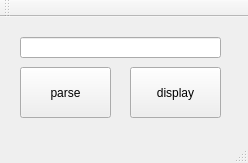
<?xml version="1.0" encoding="UTF-8"?>
<ui version="4.0">
 <class>MainWindow</class>
 <widget class="QMainWindow" name="MainWindow">
  <property name="geometry">
   <rect>
    <x>0</x>
    <y>0</y>
    <width>248</width>
    <height>163</height>
   </rect>
  </property>
  <property name="windowTitle">
   <string>MainWindow</string>
  </property>
  <widget class="QWidget" name="centralWidget">
   <widget class="QPushButton" name="display">
    <property name="geometry">
     <rect>
      <x>130</x>
      <y>50</y>
      <width>91</width>
      <height>51</height>
     </rect>
    </property>
    <property name="text">
     <string>display</string>
    </property>
   </widget>
   <widget class="QLineEdit" name="lineEdit">
    <property name="geometry">
     <rect>
      <x>20</x>
      <y>20</y>
      <width>201</width>
      <height>21</height>
     </rect>
    </property>
   </widget>
   <widget class="QPushButton" name="parse">
    <property name="geometry">
     <rect>
      <x>20</x>
      <y>50</y>
      <width>91</width>
      <height>51</height>
     </rect>
    </property>
    <property name="text">
     <string>parse</string>
    </property>
   </widget>
  </widget>
  <widget class="QMenuBar" name="menuBar">
   <property name="geometry">
    <rect>
     <x>0</x>
     <y>0</y>
     <width>248</width>
     <height>21</height>
    </rect>
   </property>
  </widget>
  <widget class="QToolBar" name="mainToolBar">
   <attribute name="toolBarArea">
    <enum>TopToolBarArea</enum>
   </attribute>
   <attribute name="toolBarBreak">
    <bool>false</bool>
   </attribute>
  </widget>
  <widget class="QStatusBar" name="statusBar"/>
 </widget>
 <layoutdefault spacing="6" margin="11"/>
 <resources/>
 <connections/>
</ui>
